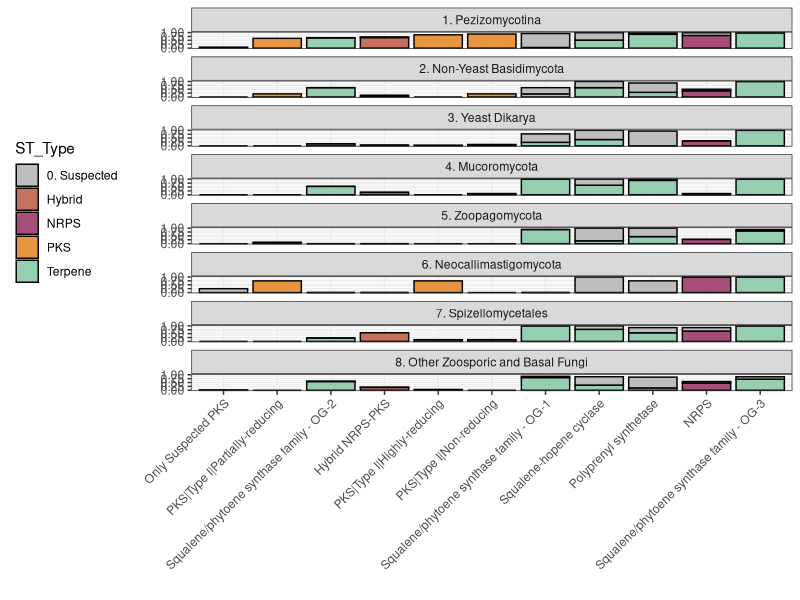

Recreate this plot in R.
library(ggplot2)

dat <- read.table('All_Select_BGC_PropGenomesWith_Info.txt', header=T, sep='\t')
#ST      ST_Type Clade   Prop_Clade_With Pezi_Prop_Clade_With

pdf('NRPS_and_PKS_Subtyping_Plot.pdf', height=9, width=5)

colors <- c('#A64D79', '#E79540', '#c6715c', '#bdbdbd', '#96CEB2')
names(colors) <- c('NRPS', 'PKS', 'Hybrid', '0. Suspected', 'Terpene')

ggplot(dat, aes(x=reorder(ST, -Order), y=Prop_Clade_With, fill=ST_Type)) + geom_bar(color='black',stat='identity') + facet_wrap(~Clade, ncol=1) + theme_bw() + theme(axis.text.x = element_text(angle = 45, vjust = 1, hjust=1), legend.position='left') + scale_fill_manual(values=colors) + xlab("") + ylab("")

dev.off()
